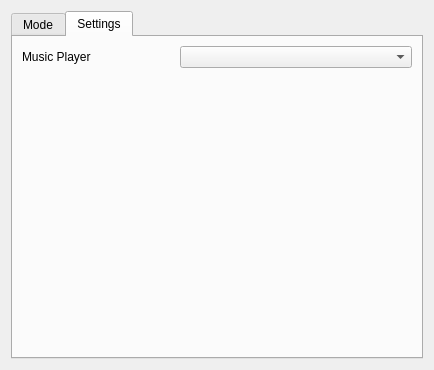
<?xml version="1.0" encoding="UTF-8"?>
<ui version="4.0">
 <class>NowPlayingSettings</class>
 <widget class="QWidget" name="NowPlayingSettings">
  <property name="windowModality">
   <enum>Qt::NonModal</enum>
  </property>
  <property name="geometry">
   <rect>
    <x>0</x>
    <y>0</y>
    <width>434</width>
    <height>370</height>
   </rect>
  </property>
  <property name="windowTitle">
   <string>Form</string>
  </property>
  <layout class="QGridLayout" name="gridLayout_4">
   <item row="0" column="0">
    <widget class="QTabWidget" name="settings">
     <property name="tabPosition">
      <enum>QTabWidget::North</enum>
     </property>
     <property name="tabShape">
      <enum>QTabWidget::Rounded</enum>
     </property>
     <property name="currentIndex">
      <number>1</number>
     </property>
     <property name="elideMode">
      <enum>Qt::ElideNone</enum>
     </property>
     <widget class="QWidget" name="tab_mode">
      <attribute name="title">
       <string>Mode</string>
      </attribute>
      <layout class="QGridLayout" name="gridLayout_5">
       <item row="0" column="0">
        <widget class="QLabel" name="label_2">
         <property name="text">
          <string>Current plugin status:</string>
         </property>
        </widget>
       </item>
       <item row="0" column="1" colspan="2">
        <widget class="QLabel" name="status_text">
         <property name="text">
          <string>Is working</string>
         </property>
        </widget>
       </item>
       <item row="0" column="3">
        <widget class="QPushButton" name="change_status">
         <property name="text">
          <string>Stop</string>
         </property>
        </widget>
       </item>
       <item row="1" column="0">
        <widget class="QComboBox" name="accounts">
         <property name="enabled">
          <bool>false</bool>
         </property>
        </widget>
       </item>
       <item row="1" column="2" colspan="2">
        <spacer name="horizontalSpacer">
         <property name="orientation">
          <enum>Qt::Horizontal</enum>
         </property>
         <property name="sizeHint" stdset="0">
          <size>
           <width>187</width>
           <height>20</height>
          </size>
         </property>
        </spacer>
       </item>
       <item row="2" column="0" colspan="2">
        <widget class="QCheckBox" name="for_all_accounts">
         <property name="text">
          <string>Set mode for all accounts</string>
         </property>
         <property name="checked">
          <bool>true</bool>
         </property>
        </widget>
       </item>
       <item row="3" column="0" colspan="4">
        <widget class="QStackedWidget" name="mode_settigs">
         <property name="enabled">
          <bool>true</bool>
         </property>
         <property name="currentIndex">
          <number>1</number>
         </property>
         <widget class="QWidget" name="no_accounts">
          <layout class="QGridLayout" name="gridLayout_8">
           <item row="0" column="0">
            <widget class="QLabel" name="label">
             <property name="text">
              <string>You have no Oscar, Jabber or MRIM accounts.</string>
             </property>
             <property name="alignment">
              <set>Qt::AlignHCenter|Qt::AlignTop</set>
             </property>
            </widget>
           </item>
          </layout>
         </widget>
         <widget class="QWidget" name="global">
          <layout class="QGridLayout" name="gridLayout_14">
           <item row="0" column="0">
            <widget class="QTabWidget" name="protocols">
             <property name="tabPosition">
              <enum>QTabWidget::West</enum>
             </property>
            </widget>
           </item>
          </layout>
         </widget>
        </widget>
       </item>
      </layout>
     </widget>
     <widget class="QWidget" name="tab_settings">
      <attribute name="title">
       <string>Settings</string>
      </attribute>
      <layout class="QGridLayout" name="tabSettingsLayout">
       <item row="0" column="0">
        <widget class="QLabel" name="label_3">
         <property name="text">
          <string>Music Player</string>
         </property>
        </widget>
       </item>
       <item row="0" column="1">
        <widget class="QComboBox" name="players">
         <property name="currentIndex">
          <number>-1</number>
         </property>
        </widget>
       </item>
       <item row="2" column="1">
        <spacer name="verticalSpacer_3">
         <property name="orientation">
          <enum>Qt::Vertical</enum>
         </property>
         <property name="sizeHint" stdset="0">
          <size>
           <width>232</width>
           <height>298</height>
          </size>
         </property>
        </spacer>
       </item>
      </layout>
     </widget>
    </widget>
   </item>
  </layout>
 </widget>
 <resources/>
 <connections>
  <connection>
   <sender>for_all_accounts</sender>
   <signal>toggled(bool)</signal>
   <receiver>accounts</receiver>
   <slot>setDisabled(bool)</slot>
   <hints>
    <hint type="sourcelabel">
     <x>145</x>
     <y>114</y>
    </hint>
    <hint type="destinationlabel">
     <x>129</x>
     <y>95</y>
    </hint>
   </hints>
  </connection>
 </connections>
</ui>
